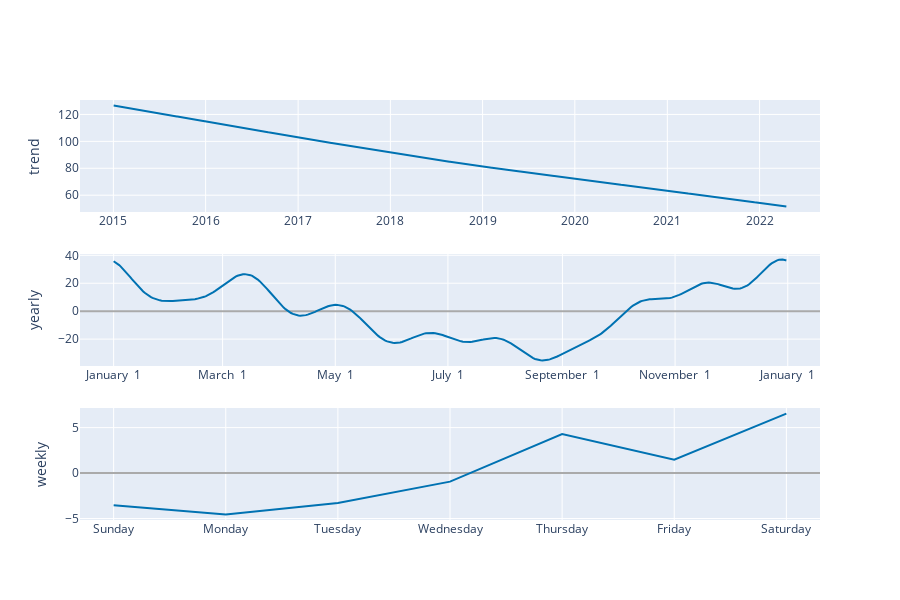

The notebook cell saved with this chart:
### Code cell
plot_components_plotly(m, forecast)

### Figure 1 — Plotly figure (JSON) as saved in the notebook; plotly's stock layout.template omitted (floating-point values rounded to 4 significant figures; data arrays with more than 128 entries replaced by an {"elided": "..."} marker saying what was removed)
{"data": [{"line": {"color": "#0072B2", "width": 2}, "mode": "lines", "name": "trend", "type": "scatter", "x": {"elided": "2615 str values"}, "xaxis": "x", "y": {"elided": "2615 float values"}, "yaxis": "y"}, {"line": {"color": "#0072B2", "width": 2}, "mode": "lines", "name": "yearly", "type": "scatter", "x": {"elided": "365 str values"}, "xaxis": "x2", "y": {"elided": "365 float values"}, "yaxis": "y2"}, {"line": {"color": "#0072B2", "width": 2}, "mode": "lines", "name": "weekly", "type": "scatter", "x": ["2017-01-01T00:00:00", "2017-01-02T00:00:00", "2017-01-03T00:00:00", "2017-01-04T00:00:00", "2017-01-05T00:00:00", "2017-01-06T00:00:00", "2017-01-07T00:00:00"], "xaxis": "x3", "y": [-3.541, -4.545, -3.285, -0.9409, 4.301, 1.469, 6.542], "yaxis": "y3"}], "layout": {"height": 600, "showlegend": false, "width": 900, "xaxis": {"anchor": "y", "domain": [0, 1], "range": ["2014-08-21T21:36:00", "2022-08-28T02:24:00"], "type": "date"}, "xaxis2": {"anchor": "y2", "domain": [0, 1], "range": ["2016-12-13T18:54:02.958904115", "2018-01-18T11:04:57.863013581"], "tickformat": "%B %e", "type": "date"}, "xaxis3": {"anchor": "y3", "domain": [0, 1], "range": ["2016-12-31T16:48:00", "2017-01-07T07:12:00"], "tickformat": "%A", "type": "date"}, "yaxis": {"anchor": "x", "domain": [0.7333, 1], "rangemode": "normal", "title": {"text": "trend"}, "zerolinecolor": "#AAA"}, "yaxis2": {"anchor": "x2", "domain": [0.3667, 0.6333], "title": {"text": "yearly"}, "zerolinecolor": "#AAA"}, "yaxis3": {"anchor": "x3", "domain": [0, 0.2667], "title": {"text": "weekly"}, "zerolinecolor": "#AAA"}}}
